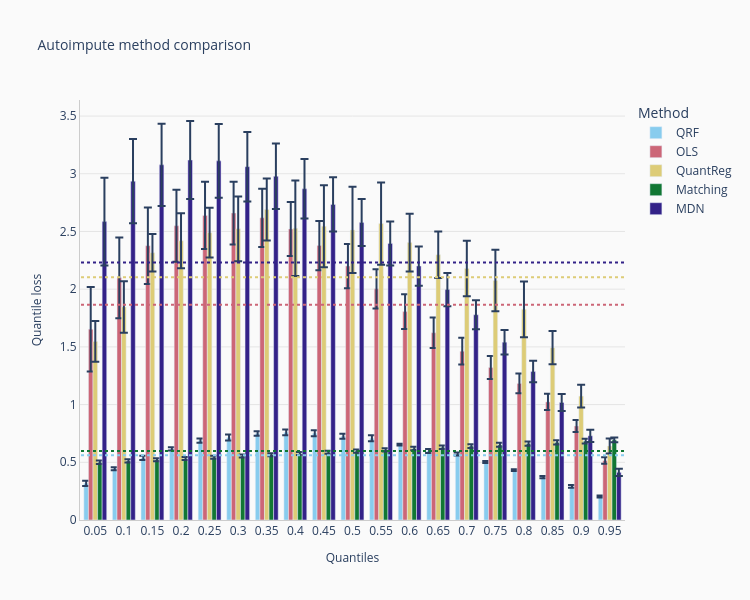

Notebook code for this chart:
### Markdown cell above
## Comparing method performance

The method comparison plot below shows how different imputation methods performed across various quantiles. Lower quantile loss values indicate better performance.

### Code cell
from microimpute.visualizations.comparison_plots import method_comparison_results

comparison_viz = method_comparison_results(
    data=autoimpute_results.cv_results,
    metric="quantile_loss",
    data_format="wide",
)
fig = comparison_viz.plot(
    title="Autoimpute method comparison",
    show_mean=True,
)
fig.show()

### Figure 1 — Plotly figure (JSON) as saved in the notebook; plotly's stock layout.template omitted (floating-point values rounded to 4 significant figures)
{"data": [{"alignmentgroup": "True", "error_y": {"array": [0.02246, 0.01279, 0.01812, 0.01375, 0.01906, 0.0257, 0.01925, 0.02482, 0.02547, 0.02193, 0.02602, 0.0076, 0.0166, 0.01333, 0.008088, 0.008593, 0.008913, 0.01174, 0.008491]}, "hovertemplate": "Method=QRF<br>Quantiles=%{x}<br>Quantile loss=%{y}<extra></extra>", "legendgroup": "QRF", "marker": {"color": "#88CCEE", "pattern": {"shape": ""}}, "name": "QRF", "offsetgroup": "QRF", "orientation": "v", "showlegend": true, "textposition": "auto", "type": "bar", "x": ["0.05", "0.1", "0.15", "0.2", "0.25", "0.3", "0.35", "0.4", "0.45", "0.5", "0.55", "0.6", "0.65", "0.7", "0.75", "0.8", "0.85", "0.9", "0.95"], "xaxis": "x", "y": [0.3179, 0.4447, 0.539, 0.6159, 0.6881, 0.7148, 0.7499, 0.7592, 0.7519, 0.726, 0.7077, 0.6539, 0.598, 0.5723, 0.5027, 0.4322, 0.3715, 0.2908, 0.2029], "yaxis": "y"}, {"alignmentgroup": "True", "error_y": {"array": [0.3664, 0.3507, 0.3316, 0.3117, 0.2919, 0.2721, 0.2527, 0.2329, 0.2129, 0.1917, 0.1702, 0.1506, 0.1329, 0.1159, 0.1001, 0.08571, 0.07027, 0.0513, 0.02726]}, "hovertemplate": "Method=OLS<br>Quantiles=%{x}<br>Quantile loss=%{y}<extra></extra>", "legendgroup": "OLS", "marker": {"color": "#CC6677", "pattern": {"shape": ""}}, "name": "OLS", "offsetgroup": "OLS", "orientation": "v", "showlegend": true, "textposition": "auto", "type": "bar", "x": ["0.05", "0.1", "0.15", "0.2", "0.25", "0.3", "0.35", "0.4", "0.45", "0.5", "0.55", "0.6", "0.65", "0.7", "0.75", "0.8", "0.85", "0.9", "0.95"], "xaxis": "x", "y": [1.653, 2.098, 2.377, 2.549, 2.639, 2.659, 2.618, 2.521, 2.378, 2.2, 2.003, 1.806, 1.622, 1.463, 1.322, 1.183, 1.023, 0.8143, 0.5155], "yaxis": "y"}, {"alignmentgroup": "True", "error_y": {"array": [0.1768, 0.2228, 0.1618, 0.2383, 0.2149, 0.2804, 0.2685, 0.4143, 0.3547, 0.3733, 0.3563, 0.2506, 0.2024, 0.2404, 0.2659, 0.2409, 0.1445, 0.0991, 0.06453]}, "hovertemplate": "Method=QuantReg<br>Quantiles=%{x}<br>Quantile loss=%{y}<extra></extra>", "legendgroup": "QuantReg", "marker": {"color": "#DDCC77", "pattern": {"shape": ""}}, "name": "QuantReg", "offsetgroup": "QuantReg", "orientation": "v", "showlegend": true, "textposition": "auto", "type": "bar", "x": ["0.05", "0.1", "0.15", "0.2", "0.25", "0.3", "0.35", "0.4", "0.45", "0.5", "0.55", "0.6", "0.65", "0.7", "0.75", "0.8", "0.85", "0.9", "0.95"], "xaxis": "x", "y": [1.547, 1.846, 2.316, 2.419, 2.49, 2.523, 2.69, 2.528, 2.545, 2.514, 2.568, 2.404, 2.298, 2.18, 2.075, 1.825, 1.493, 1.073, 0.641], "yaxis": "y"}, {"alignmentgroup": "True", "error_y": {"array": [0.01468, 0.01417, 0.01376, 0.01345, 0.01325, 0.01317, 0.0132, 0.01336, 0.01363, 0.014, 0.01447, 0.01504, 0.01568, 0.01639, 0.01717, 0.01799, 0.01887, 0.01978, 0.02073]}, "hovertemplate": "Method=Matching<br>Quantiles=%{x}<br>Quantile loss=%{y}<extra></extra>", "legendgroup": "Matching", "marker": {"color": "#117733", "pattern": {"shape": ""}}, "name": "Matching", "offsetgroup": "Matching", "orientation": "v", "showlegend": true, "textposition": "auto", "type": "bar", "x": ["0.05", "0.1", "0.15", "0.2", "0.25", "0.3", "0.35", "0.4", "0.45", "0.5", "0.55", "0.6", "0.65", "0.7", "0.75", "0.8", "0.85", "0.9", "0.95"], "xaxis": "x", "y": [0.5005, 0.5113, 0.5221, 0.5328, 0.5436, 0.5544, 0.5652, 0.5759, 0.5867, 0.5975, 0.6083, 0.619, 0.6298, 0.6406, 0.6514, 0.6621, 0.6729, 0.6837, 0.6944], "yaxis": "y"}, {"alignmentgroup": "True", "error_y": {"array": [0.3809, 0.3651, 0.3568, 0.3384, 0.3191, 0.3006, 0.2832, 0.2572, 0.2352, 0.2041, 0.1908, 0.1699, 0.1442, 0.1248, 0.1065, 0.09339, 0.07374, 0.05262, 0.0313]}, "hovertemplate": "Method=MDN<br>Quantiles=%{x}<br>Quantile loss=%{y}<extra></extra>", "legendgroup": "MDN", "marker": {"color": "#332288", "pattern": {"shape": ""}}, "name": "MDN", "offsetgroup": "MDN", "orientation": "v", "showlegend": true, "textposition": "auto", "type": "bar", "x": ["0.05", "0.1", "0.15", "0.2", "0.25", "0.3", "0.35", "0.4", "0.45", "0.5", "0.55", "0.6", "0.65", "0.7", "0.75", "0.8", "0.85", "0.9", "0.95"], "xaxis": "x", "y": [2.585, 2.936, 3.077, 3.119, 3.112, 3.061, 2.978, 2.87, 2.734, 2.577, 2.397, 2.201, 1.997, 1.778, 1.541, 1.286, 1.018, 0.7292, 0.413], "yaxis": "y"}], "layout": {"barmode": "group", "height": 600, "legend": {"title": {"text": "Method"}, "tracegroupgap": 0}, "paper_bgcolor": "#FAFAFA", "plot_bgcolor": "#FAFAFA", "shapes": [{"line": {"color": "#88CCEE", "dash": "dot", "width": 2}, "name": "QRF Mean", "type": "line", "x0": -0.5, "x1": 18.5, "y0": 0.56, "y1": 0.56}, {"line": {"color": "#CC6677", "dash": "dot", "width": 2}, "name": "OLS Mean", "type": "line", "x0": -0.5, "x1": 18.5, "y0": 1.866, "y1": 1.866}, {"line": {"color": "#DDCC77", "dash": "dot", "width": 2}, "name": "QuantReg Mean", "type": "line", "x0": -0.5, "x1": 18.5, "y0": 2.104, "y1": 2.104}, {"line": {"color": "#117733", "dash": "dot", "width": 2}, "name": "Matching Mean", "type": "line", "x0": -0.5, "x1": 18.5, "y0": 0.5975, "y1": 0.5975}, {"line": {"color": "#332288", "dash": "dot", "width": 2}, "name": "MDN Mean", "type": "line", "x0": -0.5, "x1": 18.5, "y0": 2.232, "y1": 2.232}], "title": {"font": {"size": 14}, "text": "Autoimpute method comparison"}, "width": 750, "xaxis": {"anchor": "y", "domain": [0, 1], "gridcolor": "#E5E5E5", "gridwidth": 1, "linecolor": "#CCCCCC", "showgrid": false, "showline": true, "title": {"font": {"size": 12}, "text": "Quantiles"}, "zeroline": false}, "yaxis": {"anchor": "x", "domain": [0, 1], "gridcolor": "#E5E5E5", "gridwidth": 1, "linecolor": "#CCCCCC", "showgrid": true, "showline": true, "title": {"font": {"size": 12}, "text": "Quantile loss"}, "zeroline": false}}}
